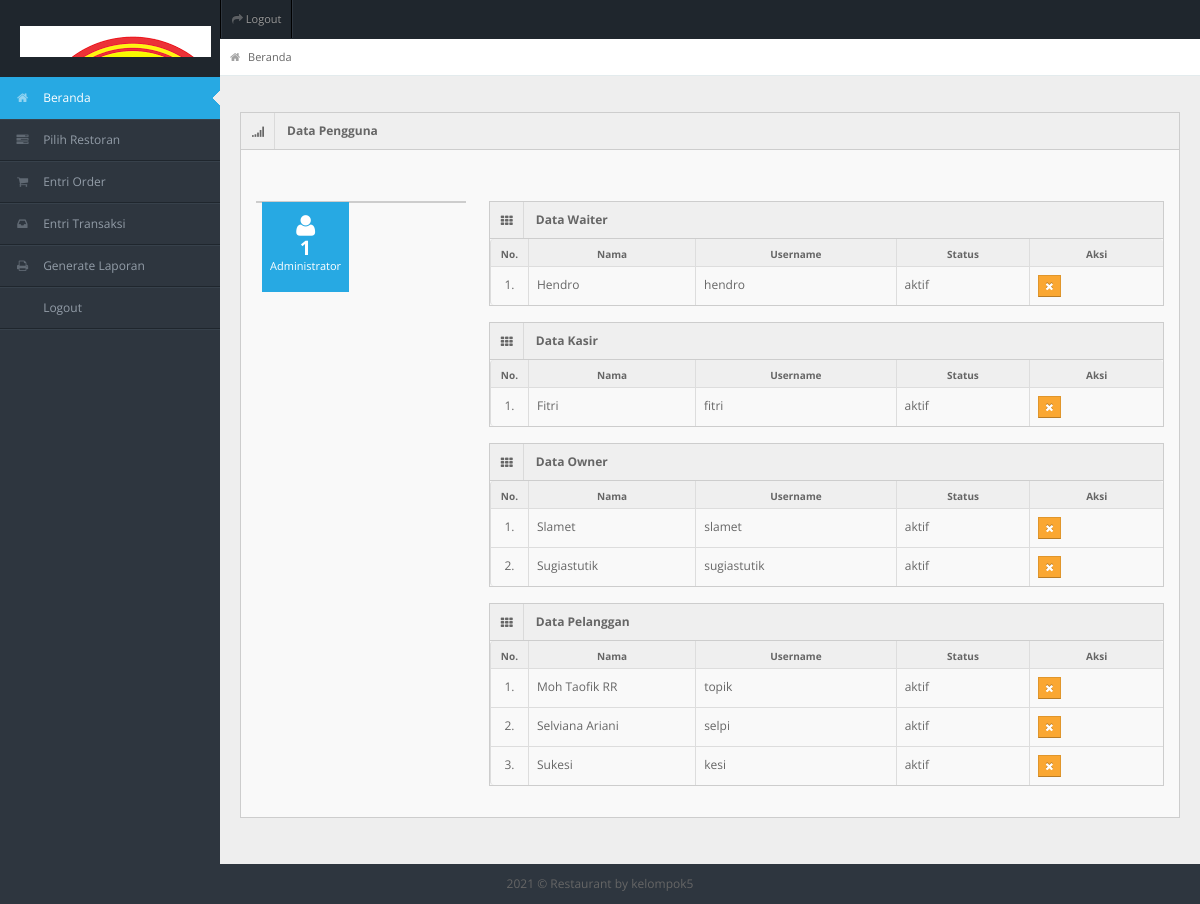
Page /beranda.php (signed in) on the committed database.
### tables this page shows
CREATE TABLE `tb_user` (
  `id_user` int(11) NOT NULL,
  `username` varchar(150) NOT NULL,
  `password` varchar(150) NOT NULL,
  `nama_user` varchar(150) NOT NULL,
  `id_level` int(11) NOT NULL,
  `status` varchar(150) NOT NULL
);

### beranda.php (the view, shortened to what this page needs)
<!DOCTYPE html>
<?php
include "connection/koneksi.php";
$id = $_SESSION['id_user'];
if(isset ($_SESSION['username'])){
  $query = "select * from tb_user natural join tb_level where id_user = $id";
  mysqli_query($conn, $query);
  $sql = mysqli_query($conn, $query);
  $query_jml_adm = "select count(*) AS jumlah_adm from tb_user natural join tb_level where id_level = 1 and status = 'aktif'";
  $sql_jml_adm = mysqli_query($conn, $query_jml_adm);
  $result_adm = mysqli_fetch_array($sql_jml_adm);
  while($r = mysqli_fetch_array($sql)){
?>
<html lang="en">
<head>
<link rel="stylesheet" href="template/dashboard/css/bootstrap.min.css" />
<link rel="stylesheet" href="template/dashboard/css/bootstrap-responsive.min.css" />
<link rel="stylesheet" href="template/dashboard/css/fullcalendar.css" />
<link rel="stylesheet" href="template/dashboard/css/matrix-style.css" />
<link rel="stylesheet" href="template/dashboard/css/matrix-media.css" />
<link href="template/dashboard/font-awesome/css/font-awesome.css" rel="stylesheet" />
<link rel="stylesheet" href="template/dashboard/css/jquery.gritter.css" />
</head>
<body>
<div id="header">
  <h1><a href="dashboard.php">Beranda</a></h1>
</div>
<div id="user-nav" class="navbar navbar-inverse">
  <ul class="nav">
    <li class=""><a title="" href="logout.php"><i class="icon icon-share-alt"></i> <span class="text">Logout</span></a></li>
  </ul>
</div>
<div id="sidebar"><a href="beranda.php" class="visible-phone"><i class="icon icon-home"></i> Beranda</a>
  <ul>
  <?php
    if($r['id_level'] == 1){
  ?>
    <li class="active"><a href="beranda.php"><i class="icon icon-home"></i> <span>Beranda</span></a> </li>
    <li> <a href="entri_referensi.php"><i class="icon icon-tasks"></i> <span>Pilih Restoran</span></a> </li>
    <li> <a href="entri_order.php"><i class="icon icon-shopping-cart"></i> <span>Entri Order</span></a> </li>
    <li> <a href="entri_transaksi.php"><i class="icon icon-inbox"></i> <span>Entri Transaksi</span></a> </li>
    <li> <a href="generate_laporan.php"><i class="icon icon-print"></i> <span>Generate Laporan</span></a> </li>
    <li> <a href="logout.php"><i class="icon icon-sign-out"></i> <span>Logout</span></a> </li>
  <?php
    } else if($r['id_level'] == 2){
  ?>
    <li class="active"><a href="beranda.php"><i class="icon icon-home"></i> <span>Beranda</span></a> </li>
    <li> <a href="entri_order.php"><i class="icon icon-shopping-cart"></i> <span>Entri Order</span></a> </li>
    <li> <a href="generate_laporan.php"><i class="icon icon-print"></i> <span>Generate Laporan</span></a> </li>
    <li> <a href="logout.php"><i class="icon icon-sign-out"></i> <span>Logout</span></a> </li>
  <?php
    } else if($r['id_level'] == 3){
  ?>
    <li class="active"><a href="beranda.php"><i class="icon icon-home"></i> <span>Beranda</span></a> </li>
    <li> <a href="entri_transaksi.php"><i class="icon icon-inbox"></i> <span>Entri Transaksi</span></a> </li>
    <li> <a href="generate_laporan.php"><i class="icon icon-print"></i> <span>Generate Laporan</span></a> </li>
    <li> <a href="logout.php"><i class="icon icon-sign-out"></i> <span>Logout</span></a> </li>
  <?php
    } else if($r['id_level'] == 4){
  ?>
    <li class="active"><a href="beranda.php"><i class="icon icon-home"></i> <span>Beranda</span></a> </li>
    <li> <a href="generate_laporan.php"><i class="icon icon-print"></i> <span>Generate Laporan</span></a> </li>
    <li> <a href="logout.php"><i class="icon icon-sign-out"></i> <span>Logout</span></a> </li>
  <?php
    } else if($r['id_level'] == 5){
  ?>
    <li class="active"><a href="beranda.php"><i class="icon icon-home"></i> <span>Beranda</span></a> </li>
    <li> <a href="entri_order.php"><i class="icon icon-shopping-cart"></i> <span>Entri Order</span></a> </li>
    <li> <a href="logout.php"><i class="icon icon-sign-out"></i> <span>Logout</span></a> </li>
  <?php
    }
  ?>
  </ul>
</div>
<div id="content">
  <div id="content-header">
    <div id="breadcrumb"> <a href="beranda.php" title="Go to Home" class="tip-bottom"><i class="icon-home"></i> Beranda</a></div>
  </div>
  <div class="container-fluid">
    <div class="row-fluid">
    <?php
      if($r['id_level'] == 1 || $r['id_level'] == 2 || $r['id_level'] == 3){
    ?>
      <div class="widget-box">
        <div class="widget-title bg_lg"><span class="icon"><i class="icon-signal"></i></span>
          <h5>Data Pengguna</h5>
        </div>
        <div class="widget-content" >
          <div class="row-fluid">
            <div class="span3">
              <div class="widget-box">
                <div class="widget-content nopadding">
                  <ul class="site-stats quick-actions">
                    <li class="bg_lb"><i class="icon-user"></i> <strong><?php echo $result_adm['jumlah_adm']; ?></strong> <small>Administrator</small></li>
                  </ul>
                </div>
              </div>
            </div>
            <div class="span9">
              <div class="widget-box">
                <?php
                  $query_data_wtr = "select * from tb_user where id_level = 2";
                  $sql_data_wtr = mysqli_query($conn, $query_data_wtr);
                  $no = 1;
                ?>
                <div class="widget-title"> <span class="icon"> <i class="icon-th"></i> </span>
                  <h5>Data Waiter</h5>
                </div>
                <div class="widget-content nopadding">
                  <table class="table table-bordered" style="width: 100%">
                    <thead>
                      <tr>
                        <th style="width:5%">No.</th>
                        <th style="width:25%">Nama</th>
                        <th style="width:30%">Username</th>
                        <th style="width:20%">Status</th>
                        <th style="width:20%">Aksi</th>
                      </tr>
                    </thead>
                    <tbody>
                      <?php
                        while($r_dt_wtr = mysqli_fetch_array($sql_data_wtr)){
                      ?>
                        <tr class="odd gradeX">
                          <td><center><?php echo $no++; ?>.</center></td>
                          <td><?php echo $r_dt_wtr['nama_user']; ?></td>
                          <td><?php echo $r_dt_wtr['username']; ?></td>
                          <td><?php echo $r_dt_wtr['status']; ?></td>
                          <td>
                            <form action="" method="post">
                            <?php
                              if($r_dt_wtr['status'] == 'aktif'){
                            ?>
                                <button name="unvalidasi" value="<?php echo $r_dt_wtr['id_user']; ?>" class="btn btn-warning btn-mini">
                                  <i class='icon icon-remove'></i>
                                </button>
                            <?php
                              }
                            ?>
                            </form>
                          </td>
                        </tr>
                      <?php
                        }
                      ?>
                    </tbody>
                  </table>
                </div>
              </div>
              <div class="widget-box">
                <?php
                  $query_data_ksr = "select * from tb_user where id_level = 3";
                  $sql_data_ksr = mysqli_query($conn, $query_data_ksr);
                  $no_ksr = 1;
                ?>
                <div class="widget-title"> <span class="icon"> <i class="icon-th"></i> </span>
                  <h5>Data Kasir</h5>
                </div>
                <div class="widget-content nopadding">
                  <table class="table table-bordered table-striped " style="width: 100%">
                    <thead>
                      <tr>
                        <th style="width:5%">No.</th>
                        <th style="width:25%">Nama</th>
                        <th style="width:30%">Username</th>
                        <th style="width:20%">Status</th>
                        <th style="width:20%">Aksi</th>
                      </tr>
                    </thead>
                    <tbody>
                      <?php
                        while($r_dt_ksr = mysqli_fetch_array($sql_data_ksr)){
                      ?>
                        <tr class="odd gradeX">
                          <td><center><?php echo $no_ksr++; ?>.</center></td>
                          <td><?php echo $r_dt_ksr['nama_user']; ?></td>
                          <td><?php echo $r_dt_ksr['username']; ?></td>
                          <td><?php echo $r_dt_ksr['status']; ?></td>
                          <td>
                            <form action="" method="post">
                            <?php
                              if($r_dt_ksr['status'] == 'aktif'){
                            ?>
                                <button name="unvalidasi" value="<?php echo $r_dt_ksr['id_user']; ?>" class="btn btn-warning btn-mini">
                                  <i class='icon icon-remove'></i>
                                </button>
                            <?php
                              }
                            ?>
                            </form>
                          </td>
                        </tr>
                      <?php
                        }
                      ?>
                    </tbody>
                  </table>
                </div>
              </div>
              <div class="widget-box">
                <?php
                  $query_data_own = "select * from tb_user where id_level = 4";
                  $sql_data_own = mysqli_query($conn, $query_data_own);
                  $no_own = 1;
                ?>
                <div class="widget-title"> <span class="icon"> <i class="icon-th"></i> </span>
                  <h5>Data Owner</h5>
                </div>
                <div class="widget-content nopadding">
                  <table class="table table-bordered table-striped" style="width: 100%">
                    <thead>
                      <tr>
                        <th style="width:5%">No.</th>
                        <th style="width:25%">Nama</th>
                        <th style="width:30%">Username</th>
                        <th style="width:20%">Status</th>
                        <th style="width:20%">Aksi</th>
                      </tr>
                    </thead>
                    <tbody>
                      <?php
                        while($r_dt_own = mysqli_fetch_array($sql_data_own)){
                      ?>
                        <tr class="odd gradeX">
                          <td><center><?php echo $no_own++; ?>.</center></td>
                          <td><?php echo $r_dt_own['nama_user']; ?></td>
                          <td><?php echo $r_dt_own['username']; ?></td>
                          <td><?php echo $r_dt_own['status']; ?></td>
                          <td>
                            <form action="" method="post">
                            <?php
                              if($r_dt_own['status'] == 'aktif'){
                            ?>
                                <button name="unvalidasi" value="<?php echo $r_dt_own['id_user']; ?>" class="btn btn-warning btn-mini">
                                  <i class='icon icon-remove'></i>
                                </button>
                            <?php
                              }
                            ?>
                            </form>
                          </td>
                        </tr>
                      <?php
                        }
                      ?>
                    </tbody>
                  </table>
                </div>
              </div>
              <div class="widget-box">
                <?php
                  $query_data_plg = "select * from tb_user where id_level = 5";
                  $sql_data_plg = mysqli_query($conn, $query_data_plg);
                  $no_plg = 1;
                ?>
                <div class="widget-title"> <span class="icon"> <i class="icon-th"></i> </span>
                  <h5>Data Pelanggan</h5>
                </div>
                <div class="widget-content nopadding">
                  <table class="table table-bordered table-striped" style="width: 100%">
                    <thead>
                      <tr>
                        <th style="width:5%">No.</th>
                        <th style="width:25%">Nama</th>
                        <th style="width:30%">Username</th>
                        <th style="width:20%">Status</th>
                        <th style="width:20%">Aksi</th>
                      </tr>
                    </thead>
                    <tbody>
                      <?php
                        while($r_dt_plg = mysqli_fetch_array($sql_data_plg)){
                      ?>
                        <tr class="odd gradeX">
                          <td><center><?php echo $no_plg++; ?>.</center></td>
                          <td><?php echo $r_dt_plg['nama_user']; ?></td>
                          <td><?php echo $r_dt_plg['username']; ?></td>
                          <td><?php echo $r_dt_plg['status']; ?></td>
                          <td>
                            <form action="" method="post">
                            <?php
                              if($r_dt_plg['status'] == 'aktif'){
                            ?>
                                <button name="unvalidasi" value="<?php echo $r_dt_plg['id_user']; ?>" class="btn btn-warning btn-mini">
                                  <i class='icon icon-remove'></i>
                                </button>
                            <?php
                              }
                            ?>
                            </form>
                          </td>
                        </tr>
                      <?php
                        }
                      ?>
                    </tbody>
                  </table>
                </div>
              </div>
            </div>
          </div>
        </div>
      </div>
      <?php
        }
      ?>
    </div>
  </div>
</div>
<div class="row-fluid">
  <div id="footer" class="span12"> <?php echo date('Y'); ?> &copy; Restaurant <a href="#">by kelompok5</a> </div>
</div>
</body>
</html>
<?php
  }
} else {
  header('location: logout.php');
}
?>

### template/dashboard/css/matrix-media.css (style rules this page uses)
body { background:#2E363F; }
#header { background-color: #1f262d; margin-top:10px; }
#sidebar > ul { border-bottom: 1px solid #37414b }
#sidebar > ul > li { border-top: 1px solid #37414b; border-bottom: 1px solid #1f262d; }
#sidebar > ul > li.active { background-color: #27a9e3; border-bottom: 1px solid #27a9e3; border-top: 1px solid #27a9e3; }
#sidebar > ul > li.active a { color:#fff; text-decoration:none; }

### rows in the picture
tb_user: jumlah_adm "1"
tb_user: nama_user "Hendro", username "hendro", status "aktif", $r_dt_wtr['id_user'] 6 (drawn)
tb_user: nama_user "Fitri", username "fitri", status "aktif", $r_dt_ksr['id_user'] 7 (drawn)
tb_user: nama_user "Slamet", username "slamet", status "aktif", $r_dt_own['id_user'] 8 (drawn)
tb_user: nama_user "Sugiastutik", username "sugiastutik", status "aktif", $r_dt_own['id_user'] 9 (drawn)
tb_user: nama_user "Moh Taofik RR", username "topik", status "aktif", $r_dt_plg['id_user'] 10 (drawn)
tb_user: nama_user "Selviana Ariani", username "selpi", status "aktif", $r_dt_plg['id_user'] 11 (drawn)
tb_user: nama_user "Sukesi", username "kesi", status "aktif", $r_dt_plg['id_user'] 12 (drawn)
